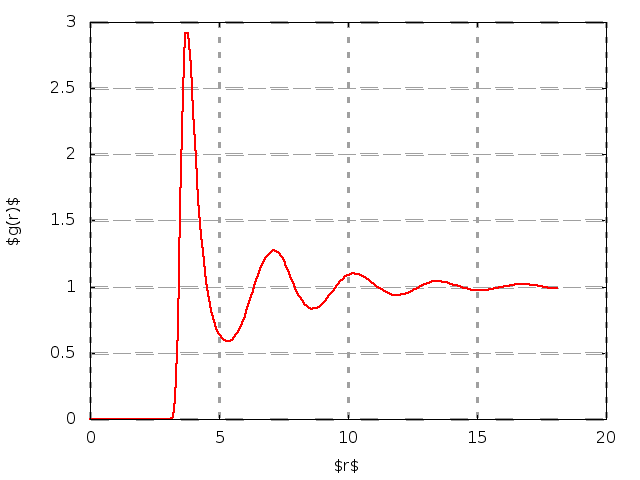

Generate this figure with gnuplot:
set terminal png
set output 'plot.png'
set grid lw 3
set key off
set xrange [0:20]
set yrange [0:3]
set xlabel '$r$'
set ylabel '$g(r)$'
f(x)=a*x+b
plot 'plot' using 1:2 w lines lw 2
